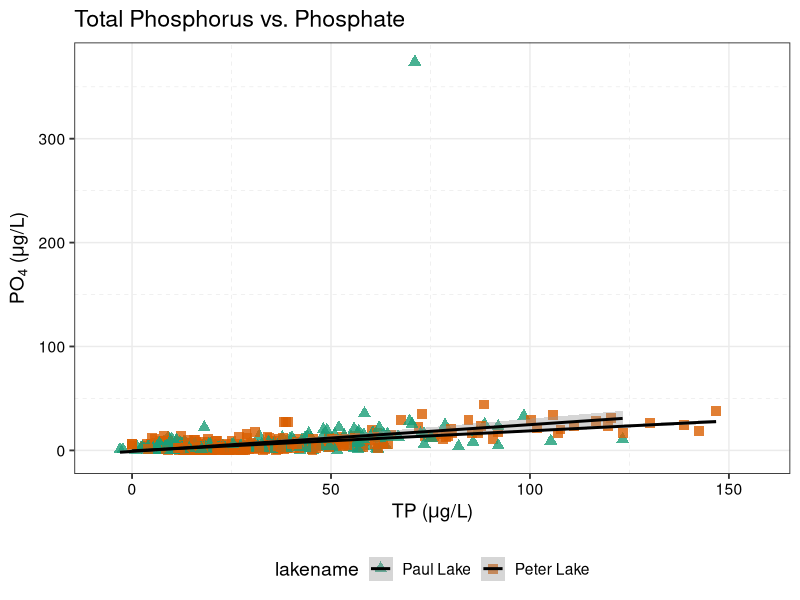
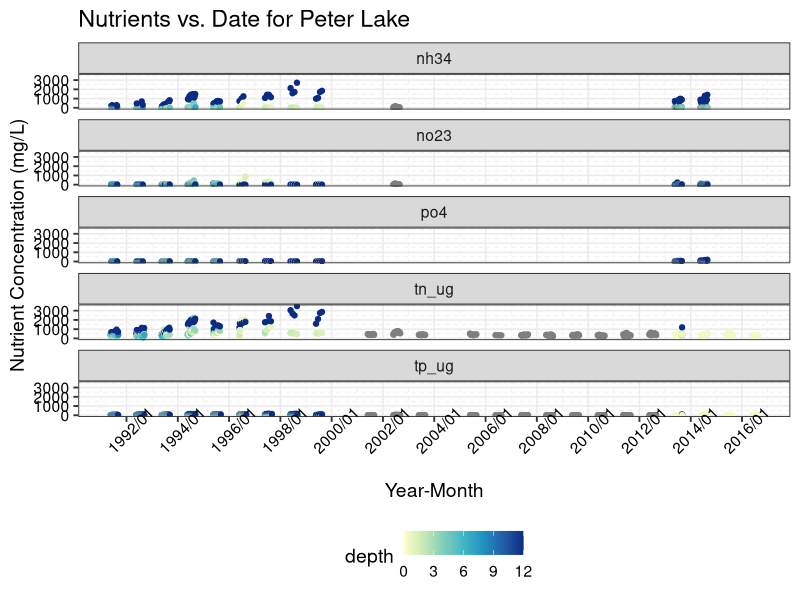
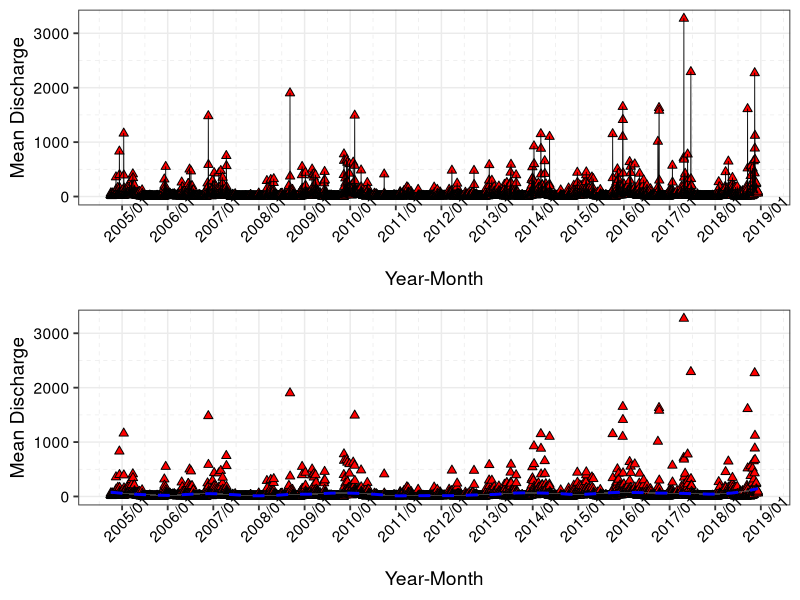
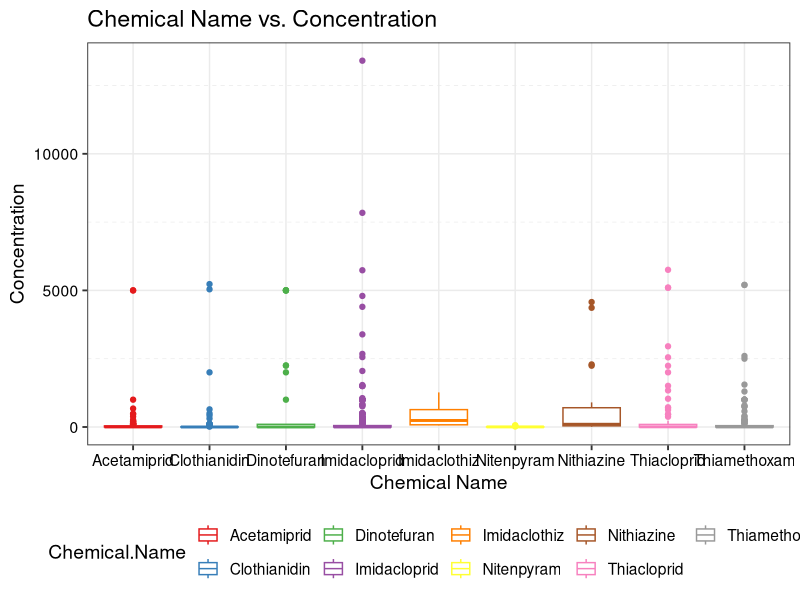

Write R code to recreate these figures, in order.
## ---- chunk 1
#1
getwd()
library(tidyverse)
library(viridis)
library(RColorBrewer)
library(gridExtra)

# Import datasets
PeterPaul.chem.nutrients <- 
  read.csv("./Data/Processed/NTL-LTER_Lake_Chemistry_Nutrients_PeterPaul_Processed.csv")
PeterPaul.nutrients.gathered <- 
  read.csv("./Data/Processed/NTL-LTER_Lake_Nutrients_PeterPaulGathered_Processed.csv")
USGS_flow_raw <- read.csv("./Data/Raw/USGS_Site02085000_Flow_Raw.csv")
Ecotox_raw <-read.csv("./Data/Raw/ECOTOX_Neonicotinoids_Mortality_raw.csv")

#2
# Rename columns
colnames(USGS_flow_raw) <- c("agency_cd", "site_no", "datetime", 
                              "discharge.max", "discharge.max.approval", 
                              "discharge.min", "discharge.min.approval", 
                              "discharge.mean", "discharge.mean.approval", 
                              "gage.height.max", "gage.height.max.approval", 
                              "gage.height.min", "gage.height.min.approval", 
                              "gage.height.mean", "gage.height.mean.approval")
# Check date format
class(USGS_flow_raw$datetime)
class(PeterPaul.chem.nutrients$sampledate)
class(PeterPaul.nutrients.gathered$sampledate)

# Change date format for USGS flow data
USGS_flow_raw$datetime <- as.Date(USGS_flow_raw$datetime, format = "%m/%d/%y") 

# Rearrange the datetime format as year month date
USGS_flow_raw$datetime <- format(USGS_flow_raw$datetime, "%y%m%d")

# Create a function that if d is greater than 181231, give 19, if not give 20, ammend them in the cell before the date
create.early.dates <- (function(d) {
       paste0(ifelse(d > 181231,"19","20"),d)
       })

# Assign the new dates above as the new datetime
USGS_flow_raw$datetime <- create.early.dates(USGS_flow_raw$datetime)

# Rearrange the format as year month date
USGS_flow_raw$datetime <- as.Date(USGS_flow_raw$datetime, format = "%Y%m%d") 

# Repeat for PeterPaul chemistry and physics data
PeterPaul.chem.nutrients$sampledate <- 
  as.Date(PeterPaul.chem.nutrients$sampledate, format = "%Y-%m-%d")
PeterPaul.nutrients.gathered$sampledate <- 
  as.Date(PeterPaul.nutrients.gathered$sampledate, format = "%Y-%m-%d")

## ---- chunk 2
#3
mytheme <- theme_bw(base_size = 14) +
  theme(axis.text = element_text(color = "black"), 
        legend.position = "bottom",
        panel.grid.major = element_line(size = 0.5, linetype = 'solid'), 
        panel.grid.minor = element_line(size = 0.25, linetype = 'dashed'))

theme_set(mytheme)
## ---- chunk 3
#4
TP_PO4 <- 
  ggplot(PeterPaul.chem.nutrients, aes(x = tp_ug, y = po4, color = lakename, shape = lakename)) +
  geom_point(alpha = 0.8, size = 3) +
  labs(x = expression(paste("TP", " (", mu, "g/L)")), y = expression(paste(PO[4], " (", mu, "g/L)")), 
       title = "Total Phosphorus vs. Phosphate") +
  scale_shape_manual(values = c(17, 15)) +
  scale_color_brewer(palette = "Dark2") +
  geom_smooth(method = lm, color = "black", show.legend = TRUE)

print(TP_PO4)
## ---- chunk 4
#5
Nutrients_Date <-
  ggplot(subset(PeterPaul.nutrients.gathered, lakename == "Peter Lake"), 
         aes(x = sampledate, y = concentration, color = depth)) +
  geom_point() +
  labs(x = "Date", y = "Nutrient Concentration (mg/L)", 
       title = "Nutrients vs. Date for Peter Lake") +
  scale_color_distiller(palette = "YlGnBu", direction = 1) +
  facet_wrap(vars(nutrient), nrow = 5) +
  scale_x_date(breaks = "2 years", date_labels = "%Y/%m", "Year-Month") +
  theme(axis.text.x = element_text(angle=45))

print(Nutrients_Date)
## ---- chunk 5
#6
Discharge_Date1 <-
  ggplot(subset(USGS_flow_raw, !is.na(USGS_flow_raw$discharge.mean)), 
         aes(x = datetime, y = discharge.mean)) +
  geom_point(shape = 24, fill = "red", size = 2) +
  labs(x = "Year-Month", y = "Mean Discharge") + 
  scale_x_date(breaks = "1 year", date_labels = "%Y/%m") +
  geom_line(size = 0.3) +
  theme(axis.text.x = element_text(angle=45))

Discharge_Date2 <-
  ggplot(subset(USGS_flow_raw, !is.na(USGS_flow_raw$discharge.mean)), 
         aes(x = datetime, y = discharge.mean)) +
  geom_point(shape = 24, fill = "red", size = 2) +
  labs(x = "Year-Month", y = "Mean Discharge") + 
  scale_x_date(breaks = "1 year", date_labels = "%Y/%m") +
  geom_smooth(method = "loess", color = "blue", linetype = "dashed", span = 0.2) +
  theme(axis.text.x = element_text(angle=45))

grid.arrange(Discharge_Date1, Discharge_Date2)

## ---- chunk 6
#7 
Ecotox <-
  ggplot(Ecotox_raw, aes(x = Chemical.Name, y = Conc..Mean..Std., color = Chemical.Name)) +
  geom_boxplot() +
  labs(x = "Chemical Name", y = "Concentration", title = "Chemical Name vs. Concentration") +
  scale_color_brewer(palette = "Set1")
  
print(Ecotox)
